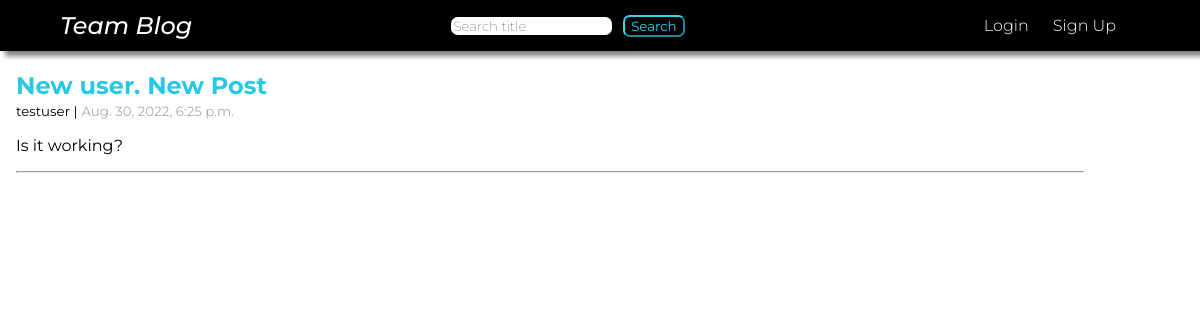
The page /page/9 on the database its author committed.
### pages/models.py (models this page shows, shortened)
class Page(models.Model):
    title = models.CharField(max_length=155)
    author = models.ForeignKey("auth.User", on_delete=models.CASCADE)
    body = models.TextField(max_length=255, blank=True)
    created = models.DateTimeField(auto_now_add=True)

### pages/views.py (the view)
# urls.py: path("page/<int:pk>", PageDetailView.as_view(), name="pages_detail"),
class PageDetailView(DetailView):
    model = Page
    template_name = "pages_detail.html"

### templates/pages_detail.html (shortened to what this page needs)
{% extends 'base.html' %}
{% load static %}
{% block content %}
<div class="page-list">
    <h2><a href="{% url 'pages_detail' page.pk %}">{{ page.title }}</a></h2>
    <small>{{ page.author }} |</small>
    <small class="time">{{ page.created }}</small>
    <p>{{ page.body }}</p>
    <hr class="post-separator">
</div>
{% endblock content %}

### static/css/base.css (style rules this page uses)
body { margin: 0; }
a { text-decoration: none; }
h2 { font-family: "Montserrat", sans-serif; font-weight: 500; font-weight: bold; margin-bottom: .1em; }
h2 a { color: rgb(39, 201, 230); text-decoration: double; }
hr { width: 90%; margin-left: 0; margin-right: 0; }
form p, p { font-family: "Montserrat", sans-serif; font-weight: 400; }
.page-list { margin-left: 1em; }
.time { color: rgb(171, 171, 171); }
small { font-family: "Montserrat", sans-serif; }

### rows shown on the page
Page: title "New user. New Post", author "testuser", created "Aug. 30, 2022, 6:25 p.m.", body "Is it working?"
